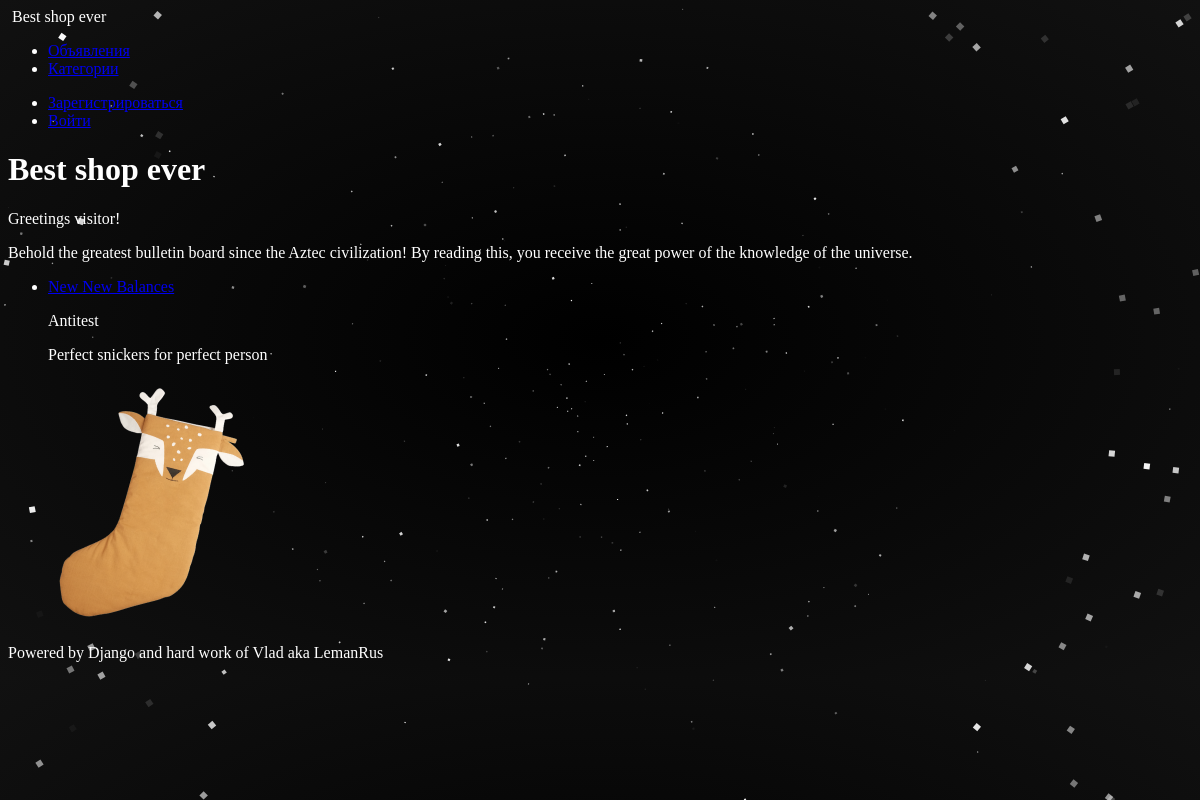
The page / on the database its author committed.
### ads/models.py (models this page shows, shortened)
class Advertisement(models.Model):
    author = models.ForeignKey(CustomUser, on_delete=models.CASCADE, related_name='ads')
    title = models.CharField(max_length=150, blank=False)
    description = models.TextField(max_length=5000, blank=False)
    image = models.ImageField(upload_to=ad_image_path, default='default.png')
    status = models.CharField(max_length=1, choices=STATUS_CHOICES, default='d')
    date_pub = models.DateTimeField(auto_now_add=True)
    date_edit = models.DateTimeField(auto_now=True)
    category = models.ForeignKey(Category, on_delete=models.SET_DEFAULT, related_name='advertisements', default=Category.get_default_pk)
    @property
    def image_url(self):
        if self.image and hasattr(self.image, 'url'):
            return self.image.url

### core/models.py (models this page shows, shortened)
class CustomUser(AbstractUser):
    birth_date = models.DateField(blank=True, null=True, validators=[validate_birth_date,])
    photo = models.ImageField(upload_to=user_profile_photo_path, default='default.png')
    telephone = PhoneField(blank=True)
    email = models.EmailField("email address", blank=False)
    secret_question = models.CharField(blank=False, max_length=150, default='Name of your first pet')
    secret_answer = models.CharField(blank=False, max_length=50)

### ads/views.py (the view)
# urls.py: re_path(r'^$', views.IndexView.as_view(), name='index'),
class IndexView(ListView):
    model = Advertisement
    template_name = 'ads/index.html'
    context_object_name = 'ads'
    queryset = Advertisement.objects.order_by('-date_pub')[:7]

### ads/templates/ads/index.html (shortened to what this page needs)
{% extends 'ads/base.html' %}
{% block content %}
    <h1>Best shop ever</h1>
    <p>Greetings visitor!</p>
    <p>Behold the greatest bulletin board since the Aztec civilization! By reading this, you receive the great power of the
        knowledge of the universe.</p>
    {% include 'ads/ad_ul.html' %}
{% endblock content %}

### ads/templates/ads/ad_ul.html (shortened to what this page needs)
{% if ads %}
<ul>
    {% for ad in ads %}
    {% if ad.status == 'p' %}
    <li>
        <a href="{% url 'ads:ad_show' ad.id %}">{{ ad.title }}</a>
        <p> {{ ad.author.username }} </p>
        <p> {{ ad.description }}</p>
    </li>
    {% endif %}
    {% endfor %}
</ul>
{% endif %}

### ads/static/ads/css/style.css (style rules this page uses)
* { box-sizing: border-box }
body { background: radial-gradient(#000, #111), #000; min-height: 100%; color: white; pointer-events: none; }
a, p, div, span, canvas, h1, form { pointer-events: auto; }

### rows shown on the page
Advertisement: title "New New Balances", author.username "Antitest", description "Perfect snickers for perfect person"
